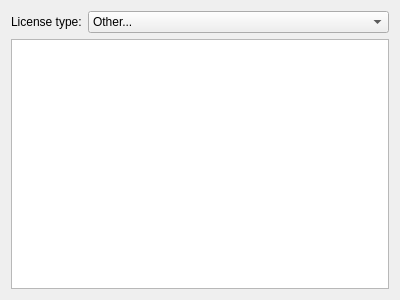
<ui version="4.0" >
 <class>LicenseChooserDialog</class>
 <widget class="QWidget" name="LicenseChooserDialog" >
  <property name="geometry" >
   <rect>
    <x>0</x>
    <y>0</y>
    <width>400</width>
    <height>300</height>
   </rect>
  </property>
  <property name="windowTitle" >
   <string>Form</string>
  </property>
  <layout class="QGridLayout" name="gridLayout" >
   <item row="0" column="0" >
    <widget class="QLabel" name="label" >
     <property name="sizePolicy" >
      <sizepolicy vsizetype="Preferred" hsizetype="Maximum" >
       <horstretch>0</horstretch>
       <verstretch>0</verstretch>
      </sizepolicy>
     </property>
     <property name="text" >
      <string>License type:</string>
     </property>
    </widget>
   </item>
   <item row="0" column="1" >
    <widget class="KComboBox" name="licenseComboBox" >
     <item>
      <property name="text" >
       <string>Other...</string>
      </property>
     </item>
    </widget>
   </item>
   <item row="1" column="0" colspan="2" >
    <widget class="KTextEdit" name="licenseTextEdit" />
   </item>
  </layout>
 </widget>
 <customwidgets>
  <customwidget>
   <class>KComboBox</class>
   <extends>QComboBox</extends>
   <header>kcombobox.h</header>
  </customwidget>
  <customwidget>
   <class>KTextEdit</class>
   <extends>QTextEdit</extends>
   <header>ktextedit.h</header>
  </customwidget>
 </customwidgets>
 <resources/>
 <connections/>
</ui>
